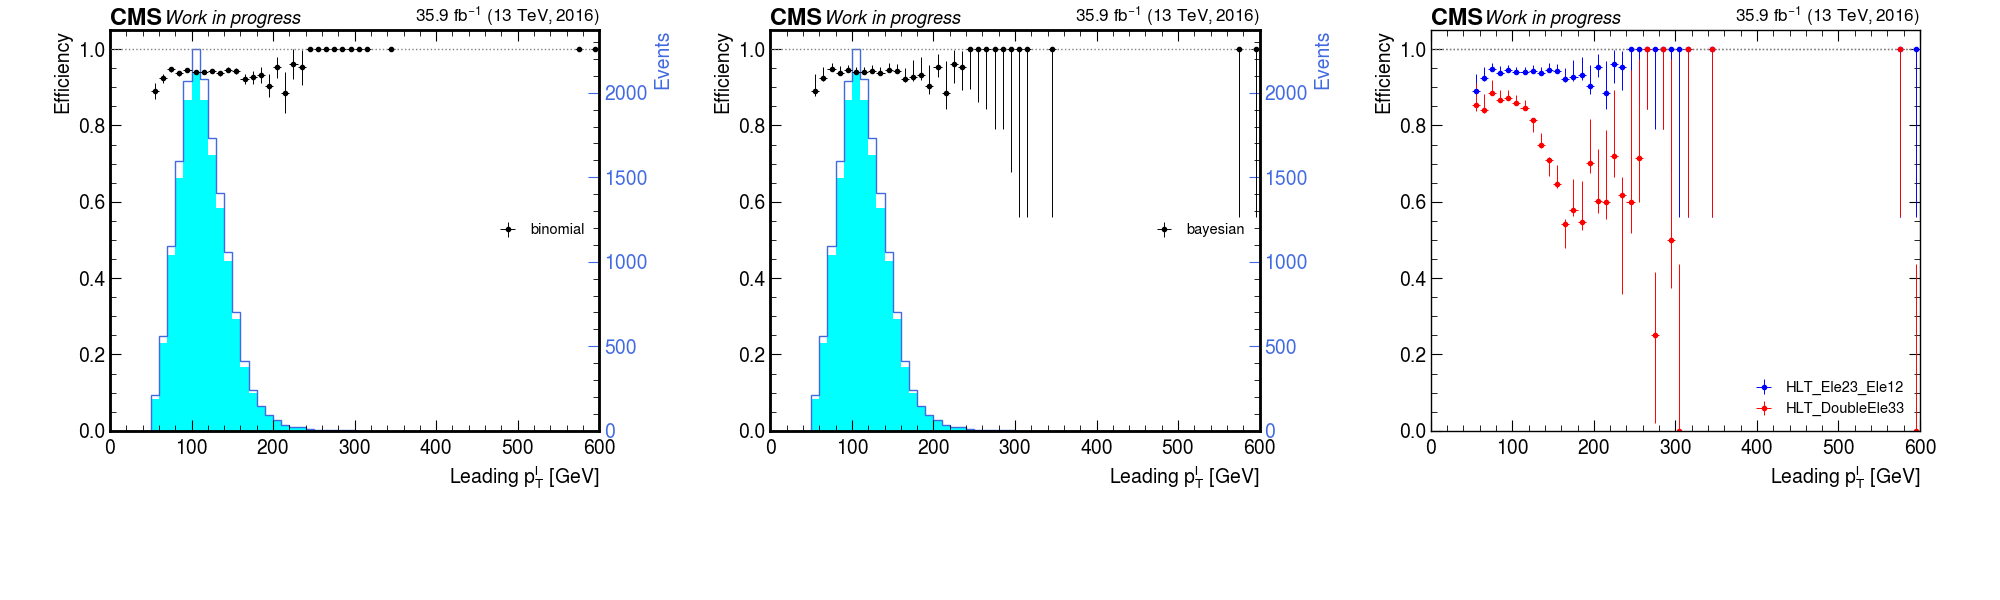

Write Python code to recreate this figure.
import os
import numpy as np
import pandas as pd
import matplotlib.pyplot as plt
import matplotlib.gridspec as gs
import hepherolib.data as data
import hepherolib.analysis as ana
ana.start()

#XXXXXXXXXXXXXXXXXXXXXXXXXXXXXXXXXXXXXXXXXXXXXXXXXXXXXXXXXXXXXXXXXXXXXXXXXXXXXXXXXXXXXXXXXXXXXXXXXXXXXXXXXXXXXXXXX
# This is not a complete code. You need to generate the datasets and the lists below: 
# dataframes - list of pandas dataframes
# labels - list of strings setting the labels
# colors - list of strings setting the colors
#XXXXXXXXXXXXXXXXXXXXXXXXXXXXXXXXXXXXXXXXXXXXXXXXXXXXXXXXXXXXXXXXXXXXXXXXXXXXXXXXXXXXXXXXXXXXXXXXXXXXXXXXXXXXXXXXX

#=================================================================================================================
# Set up the figure and the subplots grid
#=================================================================================================================
fig1 = plt.figure(figsize=(20,6))
grid = [2, 3]
gs1 = gs.GridSpec(grid[0], grid[1], height_ratios=[4, 1])


#=================================================================================================================
N = 1
#=================================================================================================================
#==================================================
ax1 = plt.subplot(ana.position(gs1,grid,N,1))              # Positioning at subplot 1 of the plot number 1
#==================================================
var = "LeadingLep_pt"
bins = np.linspace(0,600,61)
yratio, ye_below, ye_above = ana.efficiency_plot( ax1, var, df_400_100, "HLT_Ele23_Ele12_CaloIdL_TrackIdL_IsoVL_DZ", label="binomial", color='black', bins=bins, histograms=True, uncertainty="binomial" )
ana.labels(ax1, xlabel=r"$\mathrm{Leading\ } p_T^l\ [\mathrm{GeV}]$", ylabel=r'Efficiency')  # Set up the label names
ana.style(ax1, lumi=35.9, year=2016, legend_ncol=1, legend_loc='center right') # Set up the plot style and information on top


#=================================================================================================================
N = 2
#=================================================================================================================
#==================================================
ax1 = plt.subplot(ana.position(gs1,grid,N,1))              # Positioning at subplot 1 of the plot number 1
#==================================================
var = "LeadingLep_pt"
bins = np.linspace(0,600,61)
yratio, ye_below, ye_above = ana.efficiency_plot( ax1, var, df_400_100, "HLT_Ele23_Ele12_CaloIdL_TrackIdL_IsoVL_DZ", label="bayesian", color='black', bins=bins, histograms=True )
ana.labels(ax1, xlabel=r"$\mathrm{Leading\ } p_T^l\ [\mathrm{GeV}]$", ylabel=r'Efficiency')  # Set up the label names
ana.style(ax1, lumi=35.9, year=2016, legend_ncol=1, legend_loc='center right') # Set up the plot style and information on top


#=================================================================================================================
N = 3
#=================================================================================================================
#==================================================
ax1 = plt.subplot(ana.position(gs1,grid,N,1))              # Positioning at subplot 1 of the plot number 1
#==================================================
var = "LeadingLep_pt"
bins = np.linspace(0,600,61)
yratio, ye_below, ye_above = ana.efficiency_plot( ax1, var, df_400_100, "HLT_Ele23_Ele12_CaloIdL_TrackIdL_IsoVL_DZ", label="HLT_Ele23_Ele12", color='blue', bins=bins )
yratio, ye_below, ye_above = ana.efficiency_plot( ax1, var, df_400_100, "HLT_DoubleEle33_CaloIdL_GsfTrkIdVL_MW", label="HLT_DoubleEle33", color='red', bins=bins )
ana.labels(ax1, xlabel=r"$\mathrm{Leading\ } p_T^l\ [\mathrm{GeV}]$", ylabel=r'Efficiency')  # Set up the label names
ana.style(ax1, lumi=35.9, year=2016, legend_ncol=1, legend_loc='lower right') # Set up the plot style and information on top



#=================================================================================================================
# Make final setup, save and show plots
#=================================================================================================================
plt.subplots_adjust(left=0.055, bottom=0.115, right=0.96, top=0.95, wspace=0.35, hspace=0.0)
plt.savefig('efficiency_plots.png')
plt.savefig('efficiency_plots.pdf')
plt.show()



